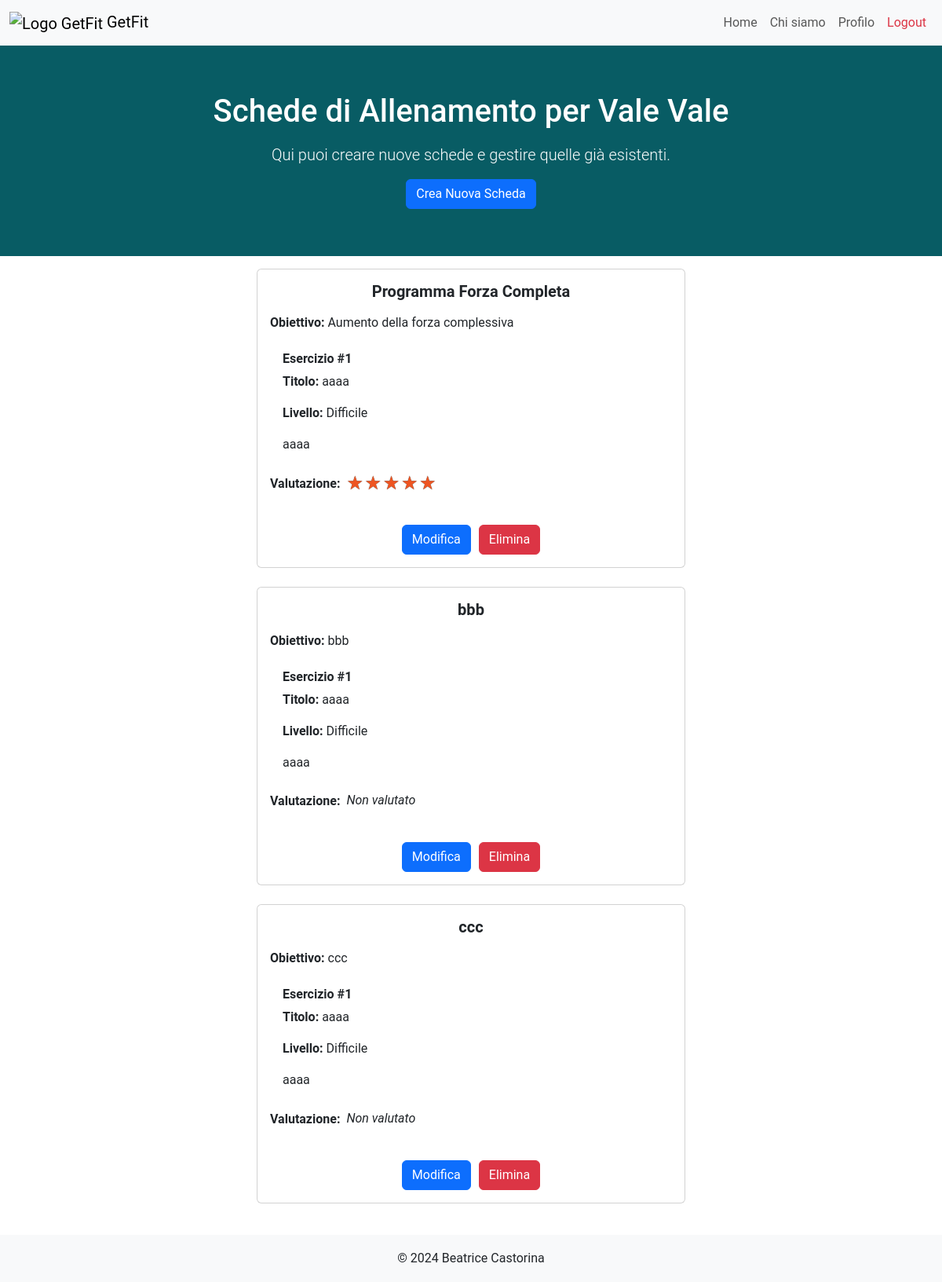
/schede?client_id=1 (signed in), run on the app's committed database.
### tables this page shows
CREATE TABLE "Schede" (
	"client_id"	INTEGER NOT NULL,
	"pt_id"	INTEGER NOT NULL,
	"id_scheda"	INTEGER,
	"rating"	INTEGER,
	"titolo"	TEXT NOT NULL,
	"obiettivo"	TEXT NOT NULL,
	PRIMARY KEY("id_scheda" AUTOINCREMENT),
	FOREIGN KEY("client_id") REFERENCES "Clients"("client_id"),
	FOREIGN KEY("pt_id") REFERENCES "PersonalTrainers"("pt_id")
);

CREATE TABLE "Allenamenti" (
	"id_allenamento"	INTEGER,
	"pt_id"	INTEGER NOT NULL,
	"titolo"	TEXT NOT NULL,
	"descrizione"	TEXT NOT NULL,
	"livello"	TEXT NOT NULL,
	"visibile"	INTEGER NOT NULL,
	"data_creazione"	TEXT NOT NULL,
	PRIMARY KEY("id_allenamento" AUTOINCREMENT),
	FOREIGN KEY("pt_id") REFERENCES "PersonalTrainers"("pt_id")
);

### app.py (the view)
@app.route("/schede")
def schede():
  email = utenti_dao.get_email(request)
  user, type = utenti_dao.get_user_by_email(email)
  if type == 0: # A pt is logged
    client_id = request.args.get("client_id")
    name = utenti_dao.get_full_name(client_id, 'client')
  else: # A client is logged
    client_id = user['client_id']
    name = utenti_dao.get_full_name(user['pt_id'],'pt')
  schede = schede_dao.get_schede_by_client_id(client_id)
  schede_ids = [scheda['id_scheda'] for scheda in schede]
  allenamenti_by_id_scheda = {}
  for id_scheda in schede_ids:
    workout_ids = schede_dao.get_allenamenti_ids_by_id_scheda(id_scheda)
    ids = [obj['id_allenamento'] for obj in workout_ids]
    allenamenti_obj_by_id_scheda=[allenamenti_dao.get_allenamento(id) for id in ids]
    allenamenti_by_id_scheda[id_scheda] = allenamenti_obj_by_id_scheda
  return render_template("schede.html",client_id=client_id,schede=schede,allenamenti=allenamenti_by_id_scheda,name=name)

### allenamenti_dao.py (called while the page is built)
def get_allenamento(id_allenamento):
	query = 'SELECT * FROM Allenamenti WHERE id_allenamento=?'
	connection = sqlite3.connect('db/personal.db')
	connection.row_factory = sqlite3.Row
	cursor = connection.cursor()
	cursor.execute(query,(id_allenamento,))
	result = cursor.fetchone()
	cursor.close()
	connection.close()
	return result

### app.py (called while the page is built)
@login_manager.user_loader
def load_user(user_email):
  user_db, type = utenti_dao.get_user_by_email(user_email)
  if type == 0:
    user = PersonalTrainer(nome=user_db['nome'], cognome=user_db['cognome'], genere=user_db['genere'], pt_id=user_db['pt_id'], rating=user_db['rating'], numOfRatings=user_db['numOfRatings'], email=user_db['email'], password=user_db['password'])
  else:
    user = Client(nome=user_db['nome'], cognome=user_db['cognome'], genere=user_db['genere'], client_id=user_db['client_id'], pt_id=user_db['pt_id'], email=user_db['email'], password=user_db['password'])
  return user

### schede_dao.py (called while the page is built)
def get_schede_by_client_id(client_id):
	query = 'SELECT * FROM Schede WHERE client_id = ?'
	connection = sqlite3.connect('db/personal.db')
	connection.row_factory = sqlite3.Row
	cursor = connection.cursor()
	cursor.execute(query,(client_id,))
	result = cursor.fetchall()
	cursor.close()
	connection.close()
	return result

def get_allenamenti_ids_by_id_scheda(id_scheda):
	query = 'SELECT id_allenamento FROM CompostaDa WHERE id_scheda=?'
	connection = sqlite3.connect('db/personal.db')
	connection.row_factory = sqlite3.Row
	cursor = connection.cursor()
	cursor.execute(query,(id_scheda,))
	workout_ids = cursor.fetchall()
	cursor.close()
	connection.close()
	return workout_ids

### utenti_dao.py (called while the page is built)
def get_email(request):
	try:
		return request.cookies.get('remember_token').split('|')[0]
	except Exception as e:
		return None

def get_full_name(id, type='client'):
	query1 = 'SELECT nome, cognome FROM Clients WHERE client_id=?'
	query2 = 'SELECT nome, cognome FROM PersonalTrainers WHERE pt_id=?'
	connection = sqlite3.connect('db/personal.db')
	connection.row_factory = sqlite3.Row
	cursor = connection.cursor()
	if type == 'client':
		cursor.execute(query1,(id,))
	else:
		cursor.execute(query2,(id,))
	full_name = cursor.fetchone()
	return full_name['nome'].capitalize() + ' ' + full_name['cognome'].capitalize()

### templates/schede.html (shortened to what this page needs)
{% extends "base.html" %}
{% block style %} {{url_for('static', filename='schede_styles.css')}} {% endblock %}
{% block content %}
	{% if current_user.__class__.__name__ == "PersonalTrainer" %}
		<section class="hero-section">
			<div class="container">
				<h1 class="mb-3">Schede di Allenamento per {{name}}</h1>
				<p class="lead">Qui puoi creare nuove schede e gestire quelle già esistenti.</p>
				<form action="/create_scheda" method="get">
					<button type="submit" class="btn btn-primary">Crea Nuova Scheda</button>
				</form>
			</div>
		</section>
	{% endif %}
	<ul class="list-group" id="lista">
    <section class="workout-plans-section py-3">
			<div class="container">
				{% for scheda in schede %}
				<div class="row">
					<div class="col-lg-6 col-md-8 mx-auto">
						<div class="card mb-4">
							<div class="card-body">
								<h5 class="card-title text-center mb-3"><strong>{{scheda.titolo}}</strong></h5>
								<p class="card-text"><strong>Obiettivo:</strong> {{scheda.obiettivo}}</p>
								<ul class="list-group list-group-flush">
									{% for workout in allenamenti[scheda.id_scheda]%}
										<li class="list-group-item">
											 <h6 class="card-title"><strong>Esercizio #{{loop.index}}</strong></h6>
											<p class="card-text"><strong>Titolo:</strong> {{workout.titolo}}</p>
											<p class="card-text"><strong>Livello:</strong> {{workout.livello.capitalize()}} </p>
											<p class="card-text">{{workout.descrizione}}</p>
										</li>
									{% endfor %}
								</ul>
								{% if current_user.__class__.__name__ == "Client" %}
									<form action="/update_rating" method="post">
										<fieldset class="btn-group-action pt-3">
											<span class="star-cb-group">
												<input type="radio" id="rating-5-{{loop.index}}" name="rating" value="5" required {% if scheda.rating ==5 %}checked{% endif %}/>
												<label for="rating-5-{{loop.index}}">5</label>
												<input type="radio" id="rating-4-{{loop.index}}" name="rating" value="4" {% if scheda.rating ==4 %}checked{% endif %}/>
												<label for="rating-4-{{loop.index}}">4</label>
												<input type="radio" id="rating-3-{{loop.index}}" name="rating" value="3" {% if scheda.rating ==3 %}checked{% endif %}/>
												<label for="rating-3-{{loop.index}}">3</label>
												<input type="radio" id="rating-2-{{loop.index}}" name="rating" value="2" {% if scheda.rating ==2 %}checked{% endif %}/>
												<label for="rating-2-{{loop.index}}">2</label>
												<input type="radio" id="rating-1-{{loop.index}}" name="rating" value="1" {% if scheda.rating ==1 %}checked{% endif %}/>
												<label for="rating-1-{{loop.index}}">1</label>
											</span>
											<input type="hidden" id="id_scheda" name="id_scheda" value="{{scheda.id_scheda}}"/>
											<input type="hidden" id="oldRating" name="oldRating" value="{{scheda.rating}}"/>
											<button type="submit" class="btn btn-primary">Lascia un Voto</button>
										</fieldset>
									</form>
								{% else %}
								<div class="d-flex align-items-center">
									<p id="p-rating"><strong>Valutazione:</strong></p>
									{% if scheda.rating is not none %}
									<div class="rating">
										<span class="{% if scheda.rating > 0.5 %}star-full{% else %}star-empty{% endif %}">{% if scheda.rating > 0.5 %}★{% else %}☆{% endif %}</span>
										<span class="{% if scheda.rating > 1.5 %}star-full{% else %}star-empty{% endif %}">{% if scheda.rating > 1.5 %}★{% else %}☆{% endif %}</span>
										<span class="{% if scheda.rating > 2.5 %}star-full{% else %}star-empty{% endif %}">{% if scheda.rating > 2.5 %}★{% else %}☆{% endif %}</span>
										<span class="{% if scheda.rating > 3.5 %}star-full{% else %}star-empty{% endif %}">{% if scheda.rating > 3.5 %}★{% else %}☆{% endif %}</span>
										<span class="{% if scheda.rating > 4.5 %}star-full{% else %}star-empty{% endif %}">{% if scheda.rating > 4.5 %}★{% else %}☆{% endif %}</span>
									</div>
									{% else %}
										<em>Non valutato</em>
									{% endif %}
								</div>
									<br>
									<div class="btn-group-action">
										<a href="/modify_scheda/{{scheda.id_scheda}}" class="btn btn-primary">Modifica</a>
										<form action="/delete_scheda" method="post" class="d-inline">
											<button type="submit" class="btn btn-danger">Elimina</button>
										</form>
									</div>
								{% endif %}
							</div>
						</div>
					</div>
				</div>
				{% endfor %}
			</div>
		</section>
	</ul>
{% endblock %}

### templates/base.html (shortened to what this page needs)
<!DOCTYPE html>
<html lang="it">
  <head>
    <link href="https://cdn.jsdelivr.net/npm/bootstrap@5.3.2/dist/css/bootstrap.min.css" rel="stylesheet">
    <link href="https://cdnjs.cloudflare.com/ajax/libs/font-awesome/6.0.0-beta3/css/all.min.css" rel="stylesheet">
    <link rel="stylesheet" href="{{url_for('static', filename='base_styles.css')}}">
    <link rel="stylesheet" href="{% block style %}{% endblock %}">
  </head>
  <body>
    <div class="wrapper">
      <nav class="navbar navbar-expand-lg navbar-light bg-light">
        <div class="container-fluid">
          <a class="navbar-brand" href="/">
            <img src="{{ url_for('static', filename='logo.png') }}" alt="Logo GetFit" width="75" height="75">
            GetFit
          </a>
          <div class="collapse navbar-collapse" id="navbarNav">
            <ul class="navbar-nav ms-auto">
              <li class="nav-item">
                <a class="nav-link {% if request.path == url_for('index') %}active{% endif %}" aria-current="page" href="{{ url_for('index') }}">Home</a>
              </li>
              <li class="nav-item">
                <a class="nav-link {% if request.path == url_for('about') %}active{% endif %}" aria-current="page" href="{{ url_for('about') }}">Chi siamo</a>
              </li>
              {% if not current_user.is_authenticated %}
                <li class="nav-item">
                  <a class="btn btn-primary my-1" href="{{ url_for('signup') }}">Registrati</a>
                </li>
                <li class="nav-item">
                  <a class="btn btn-outline-primary ms-2 my-1" href="{{url_for('login')}}">Login</a>
                </li>
              {% else %}
                {% if current_user.__class__.__name__ == "PersonalTrainer" %}
                  <li class="nav-item">
                    <a class="nav-link {% if request.path == url_for('pt_profile') %}active{% endif %}" aria-current="page" href="{{ url_for('pt_profile') }}">Profilo</a>
                  </li>
                {% else %}
                  {% if current_user.pt_id is not none %}
                    <li class="nav-item">
                      <a class="nav-link {% if request.path == url_for('schede') %}active{% endif %}" aria-current="page" href="{{ url_for('schede') }}">Schede</a>
                    </li>
                  {% endif %}
                {% endif %}
                <li class="nav-item">
                  <a class="nav-link text-danger" aria-current="page" href="{{ url_for('logout') }}">Logout</a>
                </li>
              {% endif %}
            </ul>
          </div>
        </div>
      </nav>
      <div class="content">
        {% block content %}{% endblock %}
      </div>
    </div>
    <footer class="bg-light ">
      <div class="container text-center">
        <p class="mb-0">&copy; 2024 Beatrice Castorina</p>
      </div>
    </footer>
  </body>
</html>

### static/base_styles.css (style rules this page uses)
html, body { font-family: 'Roboto', sans-serif; height: 100%; margin: 0; }
.hero-section { background-color: #085c64; color: white; padding: 60px 0; text-align: center; }
.wrapper { min-height: calc(100vh - 60px); }
footer { background-color: #f8f9fa; height: 60px; line-height: 60px; }
.card { transition: transform 0.3s; }

### static/schede_styles.css (style rules this page uses)
#p-rating { margin-top: 1.1rem; margin-right: .5rem; }
.rating > .star-full { content: "★"; color: #e52; text-shadow: 0 0 1px #333; }
.rating { unicode-bidi: bidi-override; direction: ltr; text-align: center; }
.rating > span { display: inline-block; position: relative; width: .8em; font-size: 1.5rem; }
.btn-group-action { display: flex; justify-content: center; gap: 10px; }

### data on the page
Schede: titolo "Programma Forza Completa", obiettivo "Aumento della forza complessiva"
Allenamenti: titolo "aaaa", livello "Difficile", descrizione "aaaa"
Schede: titolo "bbb", obiettivo "bbb", shows "Non valutato"
Schede: titolo "ccc", obiettivo "ccc", shows "Non valutato"

### other printed values
{{ name }} "Vale Vale"
